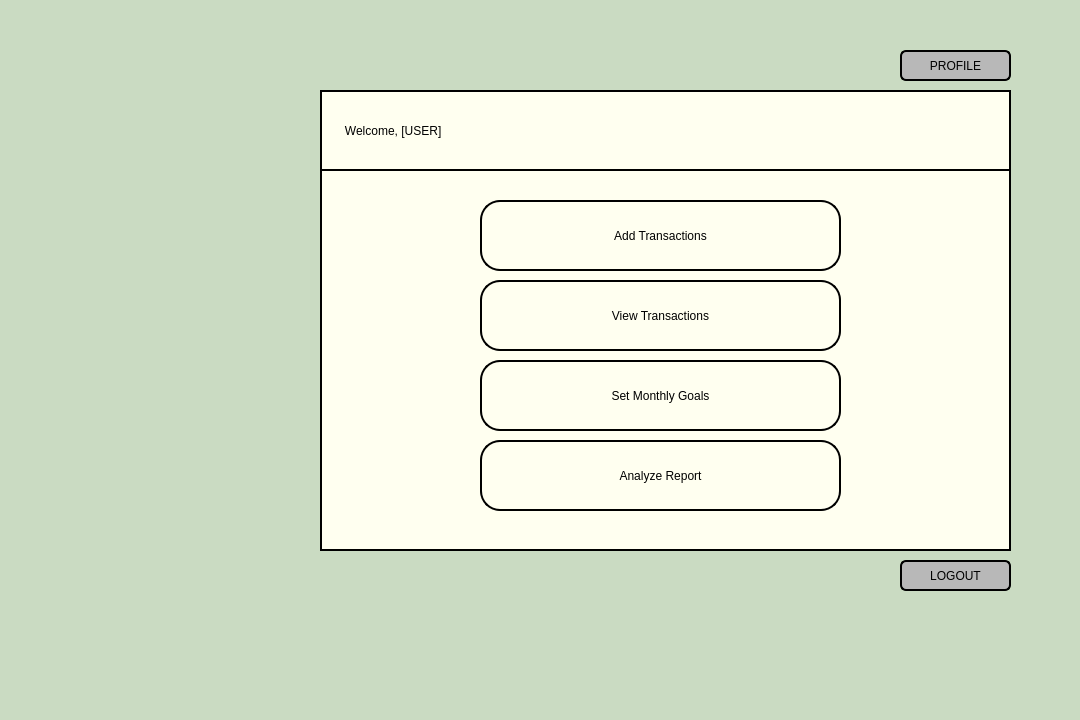
<?xml version="1.0" encoding="UTF-8"?>
<ui version="4.0">
 <class>homepage</class>
 <widget class="QDialog" name="homepage">
  <property name="geometry">
   <rect>
    <x>0</x>
    <y>0</y>
    <width>1080</width>
    <height>720</height>
   </rect>
  </property>
  <property name="windowTitle">
   <string>BudgetBuddy - Home</string>
  </property>
  <property name="styleSheet">
   <string notr="true">background-color: rgb(202, 219, 194);</string>
  </property>
  <widget class="QFrame" name="frame">
   <property name="geometry">
    <rect>
     <x>320</x>
     <y>90</y>
     <width>691</width>
     <height>461</height>
    </rect>
   </property>
   <property name="autoFillBackground">
    <bool>false</bool>
   </property>
   <property name="styleSheet">
    <string notr="true">
border: 2px solid rgb(0,0,0);
background-color: #FFFFF0;</string>
   </property>
   <property name="frameShape">
    <enum>QFrame::Shape::StyledPanel</enum>
   </property>
   <property name="frameShadow">
    <enum>QFrame::Shadow::Raised</enum>
   </property>
   <widget class="QLabel" name="labelWelcome">
    <property name="geometry">
     <rect>
      <x>0</x>
      <y>0</y>
      <width>831</width>
      <height>81</height>
     </rect>
    </property>
    <property name="styleSheet">
     <string notr="true">font: 700 32pt &quot;Segoe UI&quot;;
background-color: transparent;
color: rgb(0, 0, 0);</string>
    </property>
    <property name="text">
     <string>      Welcome, [USER] </string>
    </property>
   </widget>
   <widget class="QPushButton" name="buttonAddTransaction">
    <property name="geometry">
     <rect>
      <x>160</x>
      <y>110</y>
      <width>361</width>
      <height>71</height>
     </rect>
    </property>
    <property name="styleSheet">
     <string notr="true">
background-color: #FFFFF0;
border: 2px solid rgb(0,0,0);
border-radius : 20px;
font: 600 18pt &quot;Segoe UI&quot;;
color:rgb(0, 0, 0)</string>
    </property>
    <property name="text">
     <string>Add Transactions</string>
    </property>
   </widget>
   <widget class="QPushButton" name="buttonViewTransaction">
    <property name="geometry">
     <rect>
      <x>160</x>
      <y>190</y>
      <width>361</width>
      <height>71</height>
     </rect>
    </property>
    <property name="styleSheet">
     <string notr="true">
background-color: #FFFFF0;
border: 2px solid rgb(0,0,0);
border-radius : 20px;
font: 600 18pt &quot;Segoe UI&quot;;
color:rgb(0, 0, 0)</string>
    </property>
    <property name="text">
     <string>View Transactions</string>
    </property>
   </widget>
   <widget class="QPushButton" name="buttonSetGoal">
    <property name="geometry">
     <rect>
      <x>160</x>
      <y>270</y>
      <width>361</width>
      <height>71</height>
     </rect>
    </property>
    <property name="styleSheet">
     <string notr="true">
background-color: #FFFFF0;
border: 2px solid rgb(0,0,0);
border-radius : 20px;
font: 600 18pt &quot;Segoe UI&quot;;
color:rgb(0, 0, 0)</string>
    </property>
    <property name="text">
     <string>Set Monthly Goals</string>
    </property>
   </widget>
   <widget class="QPushButton" name="buttonAnalyzeReport">
    <property name="geometry">
     <rect>
      <x>160</x>
      <y>350</y>
      <width>361</width>
      <height>71</height>
     </rect>
    </property>
    <property name="styleSheet">
     <string notr="true">
background-color: #FFFFF0;
border: 2px solid rgb(0,0,0);
border-radius : 20px;
font: 600 18pt &quot;Segoe UI&quot;;
color:rgb(0, 0, 0)</string>
    </property>
    <property name="text">
     <string>Analyze Report</string>
    </property>
   </widget>
  </widget>
  <widget class="QPushButton" name="buttonProfile">
   <property name="geometry">
    <rect>
     <x>900</x>
     <y>50</y>
     <width>111</width>
     <height>31</height>
    </rect>
   </property>
   <property name="styleSheet">
    <string notr="true">color: rgb(0, 0, 0);
background-color: rgb(184, 184, 184);
font: 700 15pt &quot;Segoe UI&quot;;
border: 2px solid rgb(0, 0, 0);
border-radius : 6px;</string>
   </property>
   <property name="text">
    <string>PROFILE</string>
   </property>
  </widget>
  <widget class="QPushButton" name="buttonLogout">
   <property name="geometry">
    <rect>
     <x>900</x>
     <y>560</y>
     <width>111</width>
     <height>31</height>
    </rect>
   </property>
   <property name="styleSheet">
    <string notr="true">color: rgb(0, 0, 0);
background-color: rgb(184, 184, 184);
font: 700 15pt &quot;Segoe UI&quot;;
border: 2px solid rgb(0, 0, 0);
border-radius : 6px;</string>
   </property>
   <property name="text">
    <string>LOGOUT</string>
   </property>
  </widget>
  <widget class="QLabel" name="labelIcon">
   <property name="geometry">
    <rect>
     <x>-100</x>
     <y>-30</y>
     <width>315</width>
     <height>315</height>
    </rect>
   </property>
   <property name="text">
    <string/>
   </property>
   <property name="pixmap">
    <pixmap resource="resources.qrc">:/images/icon.png</pixmap>
   </property>
  </widget>
 </widget>
 <resources>
  <include location="resources.qrc"/>
 </resources>
 <connections/>
</ui>
